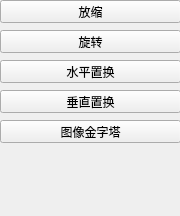
      <widget class="QWidget" name="page">
       <property name="geometry">
        <rect>
         <x>0</x>
         <y>0</y>
         <width>180</width>
         <height>216</height>
        </rect>
       </property>
       <attribute name="label">
        <string>图像变形</string>
       </attribute>
       <widget class="QPushButton" name="btnScale">
        <property name="geometry">
         <rect>
          <x>0</x>
          <y>0</y>
          <width>181</width>
          <height>23</height>
         </rect>
        </property>
        <property name="text">
         <string>放缩</string>
        </property>
       </widget>
       <widget class="QPushButton" name="btnRotate">
        <property name="geometry">
         <rect>
          <x>0</x>
          <y>30</y>
          <width>181</width>
          <height>23</height>
         </rect>
        </property>
        <property name="text">
         <string>旋转</string>
        </property>
       </widget>
       <widget class="QPushButton" name="btnL2R">
        <property name="geometry">
         <rect>
          <x>0</x>
          <y>60</y>
          <width>181</width>
          <height>23</height>
         </rect>
        </property>
        <property name="text">
         <string>水平置换</string>
        </property>
       </widget>
       <widget class="QPushButton" name="btnT2D">
        <property name="geometry">
         <rect>
          <x>0</x>
          <y>90</y>
          <width>181</width>
          <height>23</height>
         </rect>
        </property>
        <property name="text">
         <string>垂直置换</string>
        </property>
       </widget>
       <widget class="QPushButton" name="btnpyr">
        <property name="geometry">
         <rect>
          <x>0</x>
          <y>120</y>
          <width>181</width>
          <height>23</height>
         </rect>
        </property>
        <property name="text">
         <string>图像金字塔</string>
        </property>
       </widget>
      </widget>
